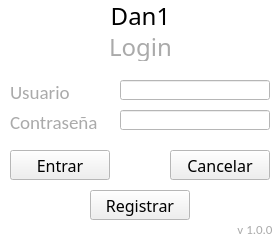
<?xml version="1.0" encoding="UTF-8"?>
<ui version="4.0">
 <class>MainWindow</class>
 <widget class="QMainWindow" name="MainWindow">
  <property name="geometry">
   <rect>
    <x>0</x>
    <y>0</y>
    <width>280</width>
    <height>240</height>
   </rect>
  </property>
  <property name="sizePolicy">
   <sizepolicy hsizetype="Fixed" vsizetype="Fixed">
    <horstretch>0</horstretch>
    <verstretch>0</verstretch>
   </sizepolicy>
  </property>
  <property name="maximumSize">
   <size>
    <width>280</width>
    <height>260</height>
   </size>
  </property>
  <property name="palette">
   <palette>
    <active>
     <colorrole role="Base">
      <brush brushstyle="SolidPattern">
       <color alpha="255">
        <red>255</red>
        <green>255</green>
        <blue>255</blue>
       </color>
      </brush>
     </colorrole>
     <colorrole role="Window">
      <brush brushstyle="SolidPattern">
       <color alpha="255">
        <red>255</red>
        <green>255</green>
        <blue>255</blue>
       </color>
      </brush>
     </colorrole>
    </active>
    <inactive>
     <colorrole role="Base">
      <brush brushstyle="SolidPattern">
       <color alpha="255">
        <red>255</red>
        <green>255</green>
        <blue>255</blue>
       </color>
      </brush>
     </colorrole>
     <colorrole role="Window">
      <brush brushstyle="SolidPattern">
       <color alpha="255">
        <red>255</red>
        <green>255</green>
        <blue>255</blue>
       </color>
      </brush>
     </colorrole>
    </inactive>
    <disabled>
     <colorrole role="Base">
      <brush brushstyle="SolidPattern">
       <color alpha="255">
        <red>255</red>
        <green>255</green>
        <blue>255</blue>
       </color>
      </brush>
     </colorrole>
     <colorrole role="Window">
      <brush brushstyle="SolidPattern">
       <color alpha="255">
        <red>255</red>
        <green>255</green>
        <blue>255</blue>
       </color>
      </brush>
     </colorrole>
    </disabled>
   </palette>
  </property>
  <property name="windowTitle">
   <string>Login</string>
  </property>
  <property name="windowOpacity">
   <double>1.000000000000000</double>
  </property>
  <widget class="QWidget" name="centralwidget">
   <widget class="QLabel" name="L4">
    <property name="geometry">
     <rect>
      <x>10</x>
      <y>110</y>
      <width>100</width>
      <height>20</height>
     </rect>
    </property>
    <property name="font">
     <font>
      <family>Calibri</family>
      <pointsize>14</pointsize>
     </font>
    </property>
    <property name="text">
     <string>&lt;html&gt;&lt;head/&gt;&lt;body&gt;&lt;p&gt;&lt;span style=&quot; color:#aaaaaa;&quot;&gt;Contraseña&lt;/span&gt;&lt;/p&gt;&lt;/body&gt;&lt;/html&gt;</string>
    </property>
   </widget>
   <widget class="QLineEdit" name="T4">
    <property name="geometry">
     <rect>
      <x>120</x>
      <y>110</y>
      <width>150</width>
      <height>20</height>
     </rect>
    </property>
    <property name="palette">
     <palette>
      <active>
       <colorrole role="Text">
        <brush brushstyle="SolidPattern">
         <color alpha="255">
          <red>0</red>
          <green>160</green>
          <blue>245</blue>
         </color>
        </brush>
       </colorrole>
      </active>
      <inactive>
       <colorrole role="Text">
        <brush brushstyle="SolidPattern">
         <color alpha="255">
          <red>0</red>
          <green>160</green>
          <blue>245</blue>
         </color>
        </brush>
       </colorrole>
      </inactive>
      <disabled>
       <colorrole role="Text">
        <brush brushstyle="SolidPattern">
         <color alpha="255">
          <red>120</red>
          <green>120</green>
          <blue>120</blue>
         </color>
        </brush>
       </colorrole>
      </disabled>
     </palette>
    </property>
    <property name="font">
     <font>
      <family>Calibri</family>
      <pointsize>12</pointsize>
     </font>
    </property>
    <property name="echoMode">
     <enum>QLineEdit::Password</enum>
    </property>
   </widget>
   <widget class="QLabel" name="L2">
    <property name="geometry">
     <rect>
      <x>0</x>
      <y>30</y>
      <width>281</width>
      <height>31</height>
     </rect>
    </property>
    <property name="font">
     <font>
      <family>Swis721 LtCn BT</family>
      <pointsize>18</pointsize>
     </font>
    </property>
    <property name="frameShadow">
     <enum>QFrame::Plain</enum>
    </property>
    <property name="midLineWidth">
     <number>0</number>
    </property>
    <property name="text">
     <string>&lt;html&gt;&lt;head/&gt;&lt;body&gt;&lt;p&gt;&lt;span style=&quot; color:#aaaaaa;&quot;&gt;Login&lt;/span&gt;&lt;/p&gt;&lt;/body&gt;&lt;/html&gt;</string>
    </property>
    <property name="alignment">
     <set>Qt::AlignCenter</set>
    </property>
   </widget>
   <widget class="QPushButton" name="B2">
    <property name="geometry">
     <rect>
      <x>170</x>
      <y>150</y>
      <width>100</width>
      <height>30</height>
     </rect>
    </property>
    <property name="font">
     <font>
      <family>Swis721 LtCn BT</family>
      <pointsize>12</pointsize>
     </font>
    </property>
    <property name="text">
     <string>Cancelar</string>
    </property>
   </widget>
   <widget class="QLabel" name="L3">
    <property name="geometry">
     <rect>
      <x>10</x>
      <y>80</y>
      <width>100</width>
      <height>20</height>
     </rect>
    </property>
    <property name="font">
     <font>
      <family>Calibri</family>
      <pointsize>14</pointsize>
     </font>
    </property>
    <property name="text">
     <string>&lt;html&gt;&lt;head/&gt;&lt;body&gt;&lt;p&gt;&lt;span style=&quot; color:#aaaaaa;&quot;&gt;Usuario&lt;/span&gt;&lt;/p&gt;&lt;/body&gt;&lt;/html&gt;</string>
    </property>
   </widget>
   <widget class="QLabel" name="L1">
    <property name="geometry">
     <rect>
      <x>0</x>
      <y>0</y>
      <width>281</width>
      <height>31</height>
     </rect>
    </property>
    <property name="font">
     <font>
      <family>Impact</family>
      <pointsize>18</pointsize>
     </font>
    </property>
    <property name="text">
     <string>Dan1</string>
    </property>
    <property name="alignment">
     <set>Qt::AlignCenter</set>
    </property>
   </widget>
   <widget class="QLineEdit" name="T3">
    <property name="geometry">
     <rect>
      <x>120</x>
      <y>80</y>
      <width>150</width>
      <height>20</height>
     </rect>
    </property>
    <property name="palette">
     <palette>
      <active>
       <colorrole role="Text">
        <brush brushstyle="SolidPattern">
         <color alpha="255">
          <red>0</red>
          <green>160</green>
          <blue>245</blue>
         </color>
        </brush>
       </colorrole>
      </active>
      <inactive>
       <colorrole role="Text">
        <brush brushstyle="SolidPattern">
         <color alpha="255">
          <red>0</red>
          <green>160</green>
          <blue>245</blue>
         </color>
        </brush>
       </colorrole>
      </inactive>
      <disabled>
       <colorrole role="Text">
        <brush brushstyle="SolidPattern">
         <color alpha="255">
          <red>120</red>
          <green>120</green>
          <blue>120</blue>
         </color>
        </brush>
       </colorrole>
      </disabled>
     </palette>
    </property>
    <property name="font">
     <font>
      <family>Calibri</family>
      <pointsize>12</pointsize>
     </font>
    </property>
    <property name="text">
     <string/>
    </property>
    <property name="maxLength">
     <number>10</number>
    </property>
   </widget>
   <widget class="QPushButton" name="B1">
    <property name="geometry">
     <rect>
      <x>10</x>
      <y>150</y>
      <width>100</width>
      <height>30</height>
     </rect>
    </property>
    <property name="font">
     <font>
      <family>Swis721 LtCn BT</family>
      <pointsize>12</pointsize>
     </font>
    </property>
    <property name="text">
     <string>Entrar</string>
    </property>
   </widget>
   <widget class="QPushButton" name="B3">
    <property name="geometry">
     <rect>
      <x>90</x>
      <y>190</y>
      <width>100</width>
      <height>30</height>
     </rect>
    </property>
    <property name="font">
     <font>
      <family>Swis721 LtCn BT</family>
      <pointsize>12</pointsize>
     </font>
    </property>
    <property name="text">
     <string>Registrar</string>
    </property>
   </widget>
   <widget class="QLabel" name="L5">
    <property name="geometry">
     <rect>
      <x>230</x>
      <y>220</y>
      <width>50</width>
      <height>20</height>
     </rect>
    </property>
    <property name="font">
     <font>
      <family>Calibri</family>
      <pointsize>14</pointsize>
     </font>
    </property>
    <property name="text">
     <string>&lt;html&gt;&lt;head/&gt;&lt;body&gt;&lt;p&gt;&lt;span style=&quot; font-size:10pt; color:#aaaaaa;&quot;&gt;v 1.0.0&lt;/span&gt;&lt;/p&gt;&lt;/body&gt;&lt;/html&gt;</string>
    </property>
    <property name="alignment">
     <set>Qt::AlignCenter</set>
    </property>
   </widget>
  </widget>
 </widget>
 <tabstops>
  <tabstop>T3</tabstop>
  <tabstop>T4</tabstop>
  <tabstop>B1</tabstop>
  <tabstop>B2</tabstop>
  <tabstop>B3</tabstop>
 </tabstops>
 <resources/>
 <connections/>
</ui>
